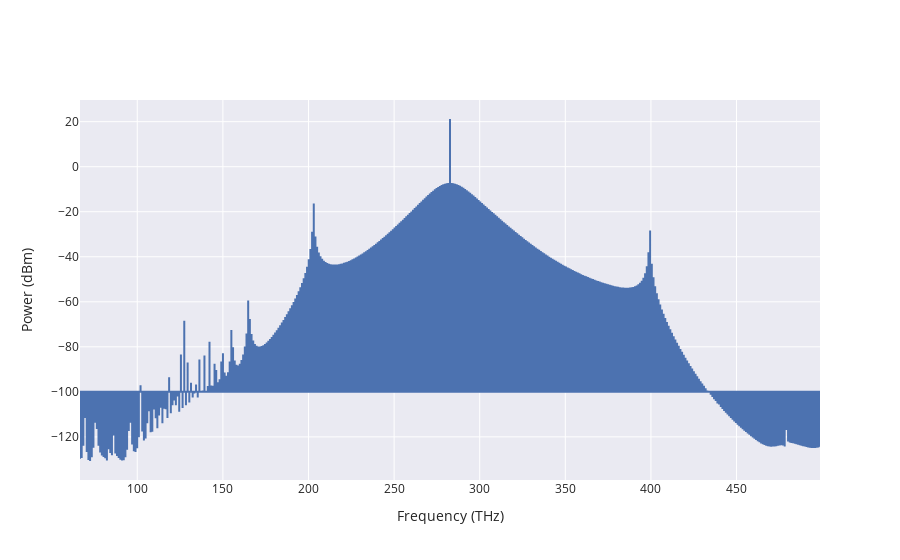

Write notebook code for a chart like this one.
### Code cell
solver.PlotCombSpectra(3345).show()

### Figure 1 — Plotly figure (JSON) as saved in the notebook; plotly's stock layout.template omitted (floating-point values rounded to 4 significant figures; data arrays with more than 128 entries replaced by an {"elided": "..."} marker saying what was removed)
{"data": [{"name": "Waveguide", "type": "scatter", "uid": "cd1a1894-cc34-40c9-80cc-53b053aed880", "x": {"elided": "1323 float values"}, "y": {"elided": "1323 float values"}}], "layout": {"xaxis": {"title": {"text": "Frequency (THz)"}}, "yaxis": {"title": {"text": "Power (dBm)"}}}}
